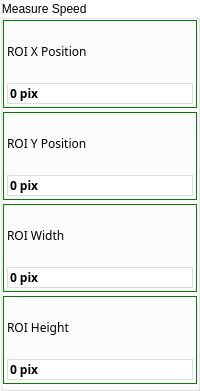
    <widget class="QGroupBox" name="groupBoxSetMeasureWindowMeasureSpeed">
     <property name="sizePolicy">
      <sizepolicy hsizetype="Expanding" vsizetype="Expanding">
       <horstretch>0</horstretch>
       <verstretch>0</verstretch>
      </sizepolicy>
     </property>
     <property name="styleSheet">
      <string notr="true">QGroupBox{
    background-color: transparent;
}</string>
     </property>
     <property name="title">
      <string>Measure Speed        </string>
     </property>
     <layout class="QGridLayout" name="gridLayout_2">
      <property name="leftMargin">
       <number>0</number>
      </property>
      <property name="topMargin">
       <number>0</number>
      </property>
      <property name="rightMargin">
       <number>0</number>
      </property>
      <property name="bottomMargin">
       <number>4</number>
      </property>
      <property name="spacing">
       <number>4</number>
      </property>
      <item row="0" column="0">
       <widget class="ContentBoardItem" name="widgetDashBoardROIMeasureSpeedXPosition" native="true">
        <property name="minimumSize">
         <size>
          <width>0</width>
          <height>88</height>
         </size>
        </property>
        <property name="maximumSize">
         <size>
          <width>16777215</width>
          <height>88</height>
         </size>
        </property>
        <property name="styleSheet">
         <string notr="true">/*QFrame{
     background:rgb(249,247,248);
    border: 1px solid rgb(0,255,0);
     min-height: 80px;
     max-height: 80px;
}

QLabel{
  background:rgb(249,247,248);
 border: px solid rgb(0,255,0);
  color: rgb(39,51,66);
  font-size: 16px;
  font-family: Siemens Sans;
  min-height: 20px;
  max-height: 20px;
}

QDoubleSpinBox{
background:rgb(255,255,255);
  color: rgb(39,51,66);
  font-size: 16px;
  font-weight: bold;
  font-family: Siemens Sans;
  min-height: 32px;
  max-height: 32px;
min-width: 0px;
}

QDoubleSpinBox::focus{
 border: 2px solid rgb(0,95,135);
}
*/

QWidget{
     border: 1px solid rgb(0,128,0);
 }

QLabel{
   border: 0px;
}

QDoubleSpinBox::focus{
 border: 2px solid rgb(0,95,135);
}
QDoubleSpinBox{
   border: 1px solid rgb(218, 220, 224);
}

QDoubleSpinBox{
min-width: 40px;
}




</string>
        </property>
        <layout class="QGridLayout" name="gridLayout_8">
         <property name="leftMargin">
          <number>4</number>
         </property>
         <property name="topMargin">
          <number>4</number>
         </property>
         <property name="rightMargin">
          <number>4</number>
         </property>
         <property name="bottomMargin">
          <number>4</number>
         </property>
         <property name="spacing">
          <number>4</number>
         </property>
         <item row="0" column="0">
          <widget class="QLabel" name="labelDashBoardROIMeasureSpeedXPosition">
           <property name="font">
            <font>
             <family>Siemens Sans</family>
            </font>
           </property>
           <property name="styleSheet">
            <string notr="true"/>
           </property>
           <property name="text">
            <string>ROI X Position                         </string>
           </property>
          </widget>
         </item>
         <item row="1" column="0">
          <widget class="QDoubleSpinBox" name="doubleSpinBoxMeasureSpeedXPosition">
           <property name="sizePolicy">
            <sizepolicy hsizetype="Preferred" vsizetype="Fixed">
             <horstretch>0</horstretch>
             <verstretch>0</verstretch>
            </sizepolicy>
           </property>
           <property name="font">
            <font>
             <family>Siemens Sans</family>
             <weight>75</weight>
             <bold>true</bold>
            </font>
           </property>
           <property name="styleSheet">
            <string notr="true"/>
           </property>
           <property name="wrapping">
            <bool>false</bool>
           </property>
           <property name="buttonSymbols">
            <enum>QAbstractSpinBox::NoButtons</enum>
           </property>
           <property name="suffix">
            <string> pix</string>
           </property>
           <property name="decimals">
            <number>0</number>
           </property>
           <property name="minimum">
            <double>0.000000000000000</double>
           </property>
           <property name="maximum">
            <double>5000.000000000000000</double>
           </property>
           <property name="singleStep">
            <double>1.000000000000000</double>
           </property>
           <property name="value">
            <double>0.000000000000000</double>
           </property>
          </widget>
         </item>
        </layout>
       </widget>
      </item>
      <item row="1" column="0">
       <widget class="ContentBoardItem" name="widgetDashBoardROIMeasureSpeedYPosition" native="true">
        <property name="minimumSize">
         <size>
          <width>0</width>
          <height>88</height>
         </size>
        </property>
        <property name="maximumSize">
         <size>
          <width>16777215</width>
          <height>88</height>
         </size>
        </property>
        <property name="styleSheet">
         <string notr="true">/*QFrame{
     background:rgb(249,247,248);
     border: 1px solid rgb(0,255,0);
     min-height: 80px;
     max-height: 80px;
}

QLabel{
  background:rgb(249,247,248);
  border: 0px solid rgb(0,255,0);
  color: rgb(39,51,66);
  font-size: 16px;
  font-family: Siemens Sans;
  min-height: 20px;
  max-height: 20px;
}

QDoubleSpinBox{
background:rgb(255,255,255);
  color: rgb(39,51,66);
  font-size: 16px;
  font-weight: bold;
  font-family: Siemens Sans;
  min-height: 32px;
  max-height: 32px;
min-width: 0px;
}

QDoubleSpinBox::focus{
 border: 2px solid rgb(0,95,135);
}
*/

QWidget{
     border: 1px solid rgb(0,128,0);
 }

QLabel{
   border: 0px;
}
QDoubleSpinBox::focus{
 border: 2px solid rgb(0,95,135);
}

QDoubleSpinBox{
   border: 1px solid rgb(218, 220, 224);
}

QDoubleSpinBox{
min-width: 40px;
}




</string>
        </property>
        <layout class="QGridLayout" name="gridLayout_11">
         <property name="leftMargin">
          <number>4</number>
         </property>
         <property name="topMargin">
          <number>4</number>
         </property>
         <property name="rightMargin">
          <number>4</number>
         </property>
         <property name="bottomMargin">
          <number>4</number>
         </property>
         <property name="spacing">
          <number>4</number>
         </property>
         <item row="0" column="0">
          <widget class="QLabel" name="labelDashBoardROIMeasureSpeedYPosition">
           <property name="font">
            <font>
             <family>Siemens Sans</family>
            </font>
           </property>
           <property name="styleSheet">
            <string notr="true"/>
           </property>
           <property name="text">
            <string>ROI Y Position</string>
           </property>
          </widget>
         </item>
         <item row="1" column="0">
          <widget class="QDoubleSpinBox" name="doubleSpinBoxMeasureSpeedYPosition">
           <property name="sizePolicy">
            <sizepolicy hsizetype="Preferred" vsizetype="Fixed">
             <horstretch>0</horstretch>
             <verstretch>0</verstretch>
            </sizepolicy>
           </property>
           <property name="font">
            <font>
             <family>Siemens Sans</family>
             <weight>75</weight>
             <bold>true</bold>
            </font>
           </property>
           <property name="styleSheet">
            <string notr="true"/>
           </property>
           <property name="wrapping">
            <bool>false</bool>
           </property>
           <property name="buttonSymbols">
            <enum>QAbstractSpinBox::NoButtons</enum>
           </property>
           <property name="suffix">
            <string> pix</string>
           </property>
           <property name="decimals">
            <number>0</number>
           </property>
           <property name="minimum">
            <double>0.000000000000000</double>
           </property>
           <property name="maximum">
            <double>5000.000000000000000</double>
           </property>
           <property name="singleStep">
            <double>1.000000000000000</double>
           </property>
           <property name="value">
            <double>0.000000000000000</double>
           </property>
          </widget>
         </item>
        </layout>
       </widget>
      </item>
      <item row="2" column="0">
       <widget class="ContentBoardItem" name="widgetDashBoardROIMeasureSpeedWidth" native="true">
        <property name="minimumSize">
         <size>
          <width>0</width>
          <height>88</height>
         </size>
        </property>
        <property name="maximumSize">
         <size>
          <width>16777215</width>
          <height>88</height>
         </size>
        </property>
        <property name="styleSheet">
         <string notr="true">/*QFrame{
     background:rgb(249,247,248);
     border: 1px solid rgb(0,255,0);
     min-height: 80px;
     max-height: 80px;
}

QLabel{
  background:rgb(249,247,248);
  border: 0px solid rgb(0,255,0);
  color: rgb(39,51,66);
  font-size: 16px;
  font-family: Siemens Sans;
  min-height: 20px;
  max-height: 20px;
}

QDoubleSpinBox{
background:rgb(255,255,255);
  color: rgb(39,51,66);
  font-size: 16px;
  font-weight: bold;
  font-family: Siemens Sans;
  min-height: 32px;
  max-height: 32px;
min-width: 0px;
}

QDoubleSpinBox::focus{
 border: 2px solid rgb(0,95,135);
}
*/

QWidget{
     border: 1px solid rgb(0,128,0);
 }

QLabel{
   border: 0px;
}
QDoubleSpinBox{
   border: 1px solid rgb(218, 220, 224);
}
QDoubleSpinBox{
min-width: 40px;
}


</string>
        </property>
        <layout class="QGridLayout" name="gridLayout_13">
         <property name="leftMargin">
          <number>4</number>
         </property>
         <property name="topMargin">
          <number>4</number>
         </property>
         <property name="rightMargin">
          <number>4</number>
         </property>
         <property name="bottomMargin">
          <number>4</number>
         </property>
         <property name="spacing">
          <number>4</number>
         </property>
         <item row="0" column="0">
          <widget class="QLabel" name="labelDashBoardROIMeasureSpeedWidth">
           <property name="font">
            <font>
             <family>Siemens Sans</family>
            </font>
           </property>
           <property name="styleSheet">
            <string notr="true"/>
           </property>
           <property name="text">
            <string>ROI Width</string>
           </property>
          </widget>
         </item>
         <item row="1" column="0">
          <widget class="QDoubleSpinBox" name="doubleSpinBoxMeasureSpeedWidth">
           <property name="sizePolicy">
            <sizepolicy hsizetype="Preferred" vsizetype="Fixed">
             <horstretch>0</horstretch>
             <verstretch>0</verstretch>
            </sizepolicy>
           </property>
           <property name="font">
            <font>
             <family>Siemens Sans</family>
             <weight>75</weight>
             <bold>true</bold>
            </font>
           </property>
           <property name="styleSheet">
            <string notr="true"/>
           </property>
           <property name="wrapping">
            <bool>false</bool>
           </property>
           <property name="buttonSymbols">
            <enum>QAbstractSpinBox::NoButtons</enum>
           </property>
           <property name="suffix">
            <string> pix</string>
           </property>
           <property name="decimals">
            <number>0</number>
           </property>
           <property name="minimum">
            <double>0.000000000000000</double>
           </property>
           <property name="maximum">
            <double>5000.000000000000000</double>
           </property>
           <property name="singleStep">
            <double>1.000000000000000</double>
           </property>
           <property name="value">
            <double>0.000000000000000</double>
           </property>
          </widget>
         </item>
        </layout>
       </widget>
      </item>
      <item row="3" column="0">
       <widget class="ContentBoardItem" name="widgetDashBoardROIMeasureSpeedHeight" native="true">
        <property name="minimumSize">
         <size>
          <width>0</width>
          <height>88</height>
         </size>
        </property>
        <property name="maximumSize">
         <size>
          <width>16777215</width>
          <height>88</height>
         </size>
        </property>
        <property name="styleSheet">
         <string notr="true">/*QFrame{
     background:rgb(249,247,248);
     border: 1px solid rgb(0,255,0);
     min-height: 80px;
     max-height: 80px;
}

QLabel{
  background:rgb(249,247,248);
  border: 0px solid rgb(0,255,0);
  color: rgb(39,51,66);
  font-size: 16px;
  font-family: Siemens Sans;
  min-height: 20px;
  max-height: 20px;
}

QDoubleSpinBox{
background:rgb(255,255,255);
  color: rgb(39,51,66);
  font-size: 16px;
  font-weight: bold;
  font-family: Siemens Sans;
  min-height: 32px;
  max-height: 32px;
min-width: 0px;
}

QDoubleSpinBox::focus{
 border: 2px solid rgb(0,95,135);
}
*/

QWidget{
     border: 1px solid rgb(0,128,0);
 }

QLabel{
   border: 0px;
}
QDoubleSpinBox::focus{
 border: 2px solid rgb(0,95,135);
}
QDoubleSpinBox{
   border: 1px solid rgb(218, 220, 224);
}
QDoubleSpinBox{
min-width: 40px;
}




</string>
        </property>
        <layout class="QGridLayout" name="gridLayout_14">
         <property name="leftMargin">
          <number>4</number>
         </property>
         <property name="topMargin">
          <number>4</number>
         </property>
         <property name="rightMargin">
          <number>4</number>
         </property>
         <property name="bottomMargin">
          <number>4</number>
         </property>
         <property name="spacing">
          <number>4</number>
         </property>
         <item row="0" column="0">
          <widget class="QLabel" name="labelDashBoardROIMeasureSpeedHeight">
           <property name="font">
            <font>
             <family>Siemens Sans</family>
            </font>
           </property>
           <property name="styleSheet">
            <string notr="true"/>
           </property>
           <property name="text">
            <string>ROI Height</string>
           </property>
          </widget>
         </item>
         <item row="1" column="0">
          <widget class="QDoubleSpinBox" name="doubleSpinBoxMeasureSpeedHeight">
           <property name="sizePolicy">
            <sizepolicy hsizetype="Preferred" vsizetype="Fixed">
             <horstretch>0</horstretch>
             <verstretch>0</verstretch>
            </sizepolicy>
           </property>
           <property name="font">
            <font>
             <family>Siemens Sans</family>
             <weight>75</weight>
             <bold>true</bold>
            </font>
           </property>
           <property name="styleSheet">
            <string notr="true"/>
           </property>
           <property name="wrapping">
            <bool>false</bool>
           </property>
           <property name="buttonSymbols">
            <enum>QAbstractSpinBox::NoButtons</enum>
           </property>
           <property name="suffix">
            <string> pix</string>
           </property>
           <property name="decimals">
            <number>0</number>
           </property>
           <property name="minimum">
            <double>0.000000000000000</double>
           </property>
           <property name="maximum">
            <double>5000.000000000000000</double>
           </property>
           <property name="singleStep">
            <double>1.000000000000000</double>
           </property>
           <property name="value">
            <double>0.000000000000000</double>
           </property>
          </widget>
         </item>
        </layout>
       </widget>
      </item>
     </layout>
    </widget>
